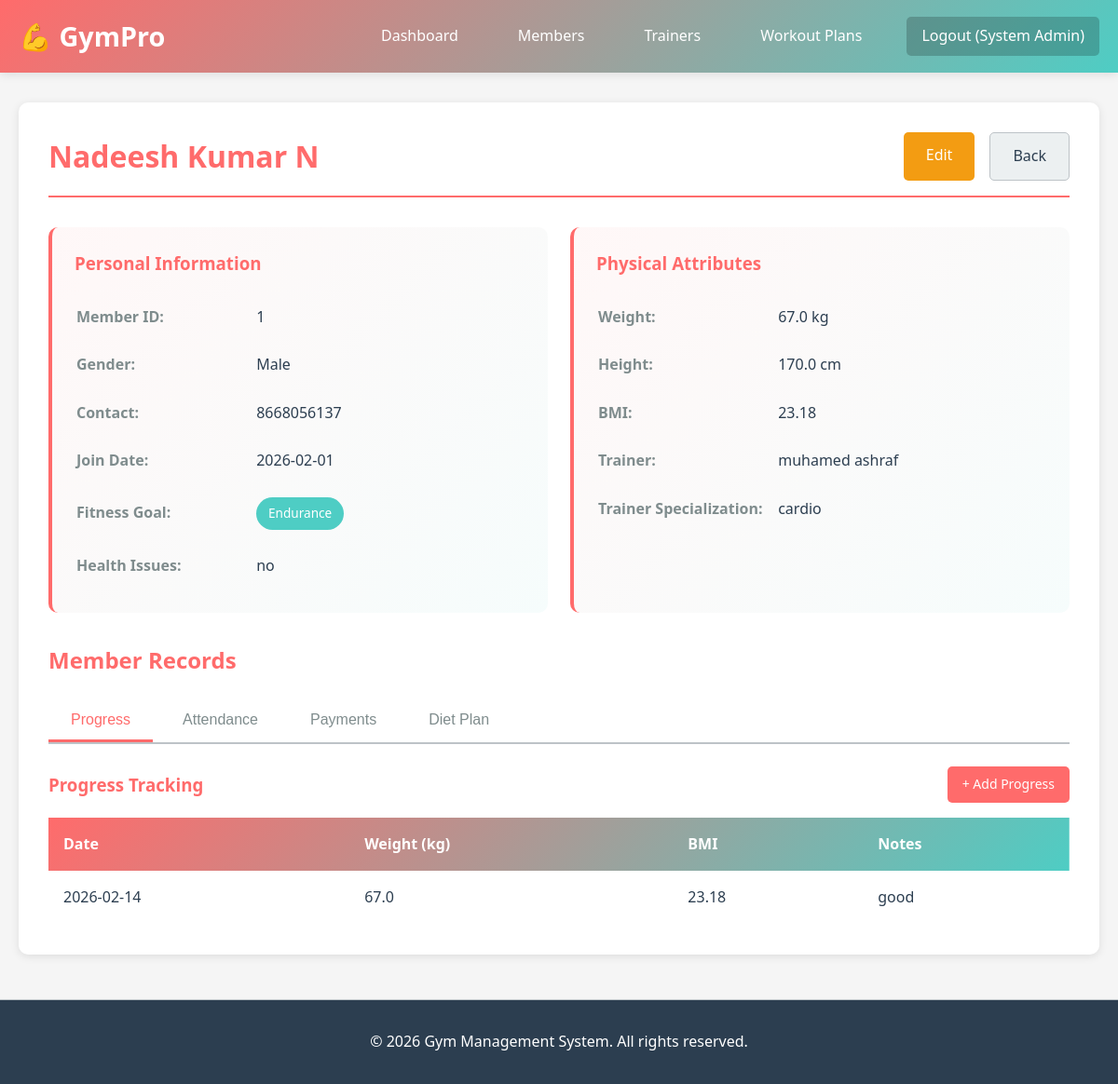
Screenshot of /member/1/view (signed in) with the database file from the repository.
### app.py (models this page shows)
class Member(db.Model):
    __tablename__ = 'member'
    member_id = db.Column(db.Integer, primary_key=True)
    name = db.Column(db.String(100), nullable=False)
    dob = db.Column(db.Date, nullable=False)
    gender = db.Column(db.String(10), nullable=False)
    contact_no = db.Column(db.String(15), nullable=False)
    weight = db.Column(db.Float, nullable=False)  # in kg
    height = db.Column(db.Float, nullable=False)  # in cm
    health_issue = db.Column(db.String(250), default="None")
    goal = db.Column(db.String(100), nullable=False)
    join_date = db.Column(db.Date, nullable=False)
    trainer_id = db.Column(db.Integer, db.ForeignKey('trainer.trainer_id'))
    admin_id = db.Column(db.Integer, db.ForeignKey('admin.admin_id'))
    progress = db.relationship('Progress', backref='member', lazy=True, cascade='all, delete-orphan')
    attendance = db.relationship('Attendance', backref='member', lazy=True, cascade='all, delete-orphan')
    payments = db.relationship('Payment', backref='member', lazy=True, cascade='all, delete-orphan')
    notifications = db.relationship('Notification', backref='member', lazy=True, cascade='all, delete-orphan')
    diet = db.relationship('Diet', backref='member', lazy=True, cascade='all, delete-orphan')
    def calculate_bmi(self):
        if self.height > 0:
            height_m = self.height / 100
            return round(self.weight / (height_m ** 2), 2)
        return 0

class Trainer(db.Model):
    __tablename__ = 'trainer'
    trainer_id = db.Column(db.Integer, primary_key=True)
    name = db.Column(db.String(100), nullable=False)
    specialization = db.Column(db.String(100), nullable=False)
    contact_no = db.Column(db.String(15), nullable=False)
    shift_time = db.Column(db.String(50), nullable=False)
    email = db.Column(db.String(100), unique=True)
    created_at = db.Column(db.DateTime, default=datetime.utcnow)
    members = db.relationship('Member', backref='trainer', lazy=True)

class Progress(db.Model):
    __tablename__ = 'progress'
    progress_id = db.Column(db.Integer, primary_key=True)
    member_id = db.Column(db.Integer, db.ForeignKey('member.member_id'), nullable=False)
    date = db.Column(db.Date, nullable=False)
    weight = db.Column(db.Float, nullable=False)
    bmi = db.Column(db.Float, nullable=False)
    notes = db.Column(db.String(250))
    created_at = db.Column(db.DateTime, default=datetime.utcnow)

### app.py (the view)
@app.route('/member/<int:member_id>/view')
def view_member(member_id):
    if 'admin_id' not in session:
        return redirect(url_for('login'))
    member = Member.query.get_or_404(member_id)
    progress = Progress.query.filter_by(member_id=member_id).all()
    attendance = Attendance.query.filter_by(member_id=member_id).all()
    payments = Payment.query.filter_by(member_id=member_id).all()
    diet = Diet.query.filter_by(member_id=member_id).all()
    return render_template('view_member.html', member=member, progress=progress,
                         attendance=attendance, payments=payments, diet=diet)

### templates/view_member.html (shortened to what this page needs)
{% extends 'base.html' %}
{% block content %}
<div class="member-view">
    <div class="member-header">
        <h1>{{ member.name }}</h1>
        <div class="member-actions">
            <a href="{{ url_for('edit_member', member_id=member.member_id) }}" class="btn btn-warning">Edit</a>
            <a href="{{ url_for('members_list') }}" class="btn btn-secondary">Back</a>
        </div>
    </div>
    <div class="info-grid">
        <div class="info-card">
            <h3>Personal Information</h3>
            <table class="info-table">
                <tr><td><strong>Member ID:</strong></td><td>{{ member.member_id }}</td></tr>
                <tr><td><strong>Gender:</strong></td><td>{{ member.gender }}</td></tr>
                <tr><td><strong>Contact:</strong></td><td>{{ member.contact_no }}</td></tr>
                <tr><td><strong>Join Date:</strong></td><td>{{ member.join_date }}</td></tr>
                <tr><td><strong>Fitness Goal:</strong></td><td><span class="badge">{{ member.goal }}</span></td></tr>
                <tr><td><strong>Health Issues:</strong></td><td>{{ member.health_issue }}</td></tr>
            </table>
        </div>
        <div class="info-card">
            <h3>Physical Attributes</h3>
            <table class="info-table">
                <tr><td><strong>Weight:</strong></td><td>{{ member.weight }} kg</td></tr>
                <tr><td><strong>Height:</strong></td><td>{{ member.height }} cm</td></tr>
                <tr><td><strong>BMI:</strong></td><td>{{ "%.2f"|format(member.calculate_bmi()) }}</td></tr>
                {% if member.trainer %}
                <tr><td><strong>Trainer:</strong></td><td>{{ member.trainer.name }}</td></tr>
                <tr><td><strong>Trainer Specialization:</strong></td><td>{{ member.trainer.specialization }}</td></tr>
                {% endif %}
            </table>
        </div>
    </div>
    <div class="section-tabs">
        <h2>Member Records</h2>
        <div class="tabs">
            <button class="tab-button active" onclick="showTab('progress')">Progress</button>
            <button class="tab-button" onclick="showTab('attendance')">Attendance</button>
            <button class="tab-button" onclick="showTab('payments')">Payments</button>
            <button class="tab-button" onclick="showTab('diet')">Diet Plan</button>
        </div>
        <div id="progress" class="tab-content active">
            <div class="tab-header">
                <h3>Progress Tracking</h3>
                <a href="{{ url_for('add_progress', member_id=member.member_id) }}" class="btn btn-sm btn-primary">+ Add Progress</a>
            </div>
            {% if progress %}
            <table class="table">
                <thead>
                    <tr><th>Date</th><th>Weight (kg)</th><th>BMI</th><th>Notes</th></tr>
                </thead>
                <tbody>
                    {% for p in progress|reverse %}
                    <tr>
                        <td>{{ p.date }}</td>
                        <td>{{ p.weight }}</td>
                        <td>{{ "%.2f"|format(p.bmi) }}</td>
                        <td>{{ p.notes or '-' }}</td>
                    </tr>
                    {% endfor %}
                </tbody>
            </table>
            {% else %}
            <p>No progress records yet.</p>
            {% endif %}
        </div>
    </div>
</div>
{% endblock %}

### static/css/style.css (style rules this page uses)
* { margin: 0; padding: 0; box-sizing: border-box; }
:root { --primary-color: #FF6B6B; --secondary-color: #4ECDC4; --dark-color: #2C3E50; --light-color: #ECF0F1; --success-color: #27AE60; --warning-color: #F39C12; --danger-color: #E74C3C; --info-color: #3498DB; --text-color: #2C3E50; --border-color: #BDC3C7; --shadow: 0 2px 10px rgba(0,0,0,0.1); --transition: all 0.3s ease; }
html, body { font-family: 'Segoe UI', Tahoma, Geneva, Verdana, sans-serif; background-color: #f5f5f5; color: var(--text-color); line-height: 1.6; }
.btn { display: inline-block; padding: 0.75rem 1.5rem; font-size: 1rem; border: none; border-radius: 5px; cursor: pointer; text-decoration: none; transition: var(--transition); font-weight: 500; text-align: center; white-space: nowrap; }
.btn-primary { background-color: var(--primary-color); color: white; }
.btn-secondary { background-color: var(--light-color); color: var(--text-color); border: 1px solid var(--border-color); }
.btn-warning { background-color: var(--warning-color); color: white; }
.btn-sm { padding: 0.5rem 1rem; font-size: 0.875rem; }
.table { width: 100%; border-collapse: collapse; background: white; }
.table thead { background: linear-gradient(135deg, var(--primary-color), var(--secondary-color)); color: white; }
.table thead th { padding: 1rem; text-align: left; font-weight: 600; }
.table tbody td { padding: 1rem; border-bottom: 1px solid var(--border-color); }
.table tbody tr:last-child td { border-bottom: none; }
.info-table { width: 100%; }
.info-table tr { border-bottom: 1px solid var(--border-color); }
.info-table tr:last-child { border-bottom: none; }
.info-table td { padding: 0.75rem 0; }
.info-table td:first-child { width: 40%; color: #7f8c8d; }
.member-view { background: white; border-radius: 10px; padding: 2rem; box-shadow: var(--shadow); }
.member-header { display: flex; justify-content: space-between; align-items: center; margin-bottom: 2rem; padding-bottom: 1rem; border-bottom: 2px solid var(--primary-color); }
.member-header h1 { color: var(--primary-color); margin: 0; }
.member-actions { display: flex; gap: 1rem; }
.info-grid { display: grid; grid-template-columns: repeat(auto-fit, minmax(350px, 1fr)); gap: 1.5rem; margin: 2rem 0; }
.info-card { background: linear-gradient(135deg, rgba(255,107,107,0.05), rgba(78,205,196,0.05)); padding: 1.5rem; border-radius: 10px; border-left: 4px solid var(--primary-color); }
.info-card h3 { color: var(--primary-color); margin-bottom: 1rem; }
.section-tabs { margin-top: 2rem; }
.section-tabs h2 { color: var(--primary-color); margin-bottom: 1.5rem; }
.tabs { display: flex; gap: 0.5rem; margin-bottom: 1.5rem; border-bottom: 2px solid var(--border-color); flex-wrap: wrap; }
.tab-button { background: none; border: none; padding: 0.75rem 1.5rem; font-size: 1rem; cursor: pointer; color: #7f8c8d; border-bottom: 3px solid transparent; transition: var(--transition); font-weight: 500; }
.tab-button.active { color: var(--primary-color); border-bottom-color: var(--primary-color); }
.tab-content { display: none; animation: fadeIn 0.3s ease; }
.tab-content.active { display: block; }
.tab-header { display: flex; justify-content: space-between; align-items: center; margin-bottom: 1rem; }
.tab-header h3 { color: var(--primary-color); margin: 0; }
.badge { display: inline-block; padding: 0.4rem 0.8rem; background-color: var(--secondary-color); color: white; border-radius: 20px; font-size: 0.85rem; font-weight: 500; }

### rows the page displays
Member: name "Nadeesh Kumar N", member_id "1", gender "Male", contact_no "8668056137", join_date "2026-02-01", goal "Endurance", health_issue "no", weight "67.0", height "170.0", calculate_bmi "23.18"
Trainer: trainer.name "muhamed ashraf", trainer.specialization "cardio"
Progress: date "2026-02-14", weight "67.0", bmi "23.18", notes "good"

### other values shown
{{ session.get('admin_name') }} "System Admin"
